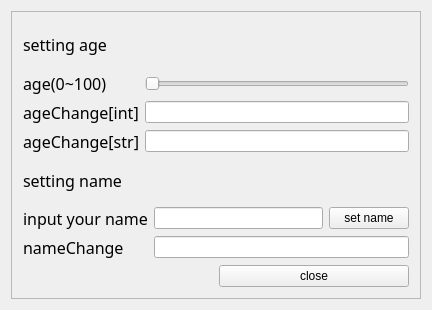
<?xml version="1.0" encoding="UTF-8"?>
<ui version="4.0">
 <class>qt</class>
 <widget class="QMainWindow" name="qt">
  <property name="geometry">
   <rect>
    <x>0</x>
    <y>0</y>
    <width>432</width>
    <height>310</height>
   </rect>
  </property>
  <property name="windowTitle">
   <string>qt</string>
  </property>
  <widget class="QWidget" name="centralWidget">
   <layout class="QGridLayout" name="gridLayout_3">
    <item row="0" column="0">
     <widget class="QFrame" name="frame">
      <property name="enabled">
       <bool>true</bool>
      </property>
      <property name="frameShape">
       <enum>QFrame::StyledPanel</enum>
      </property>
      <property name="frameShadow">
       <enum>QFrame::Raised</enum>
      </property>
      <layout class="QGridLayout" name="gridLayout_4">
       <item row="0" column="0">
        <widget class="QLabel" name="label">
         <property name="font">
          <font>
           <family>SimSun-ExtB</family>
           <pointsize>12</pointsize>
          </font>
         </property>
         <property name="text">
          <string>setting age</string>
         </property>
        </widget>
       </item>
       <item row="1" column="0" colspan="2">
        <layout class="QGridLayout" name="gridLayout_2">
         <item row="1" column="1">
          <widget class="QLineEdit" name="lineEdit"/>
         </item>
         <item row="2" column="1">
          <widget class="QLineEdit" name="lineEdit_2"/>
         </item>
         <item row="1" column="0">
          <widget class="QLabel" name="label_3">
           <property name="font">
            <font>
             <family>SimSun-ExtB</family>
             <pointsize>12</pointsize>
            </font>
           </property>
           <property name="text">
            <string>ageChange[int]</string>
           </property>
          </widget>
         </item>
         <item row="0" column="0">
          <widget class="QLabel" name="label_2">
           <property name="font">
            <font>
             <family>SimSun-ExtB</family>
             <pointsize>12</pointsize>
            </font>
           </property>
           <property name="text">
            <string>age(0~100)</string>
           </property>
          </widget>
         </item>
         <item row="2" column="0">
          <widget class="QLabel" name="label_4">
           <property name="font">
            <font>
             <family>SimSun-ExtB</family>
             <pointsize>12</pointsize>
            </font>
           </property>
           <property name="text">
            <string>ageChange[str]</string>
           </property>
          </widget>
         </item>
         <item row="0" column="1">
          <widget class="QSlider" name="SliderSetAge">
           <property name="orientation">
            <enum>Qt::Horizontal</enum>
           </property>
          </widget>
         </item>
        </layout>
       </item>
       <item row="2" column="0">
        <widget class="QLabel" name="label_5">
         <property name="font">
          <font>
           <family>SimSun-ExtB</family>
           <pointsize>12</pointsize>
          </font>
         </property>
         <property name="text">
          <string>setting name</string>
         </property>
        </widget>
       </item>
       <item row="3" column="0" colspan="2">
        <layout class="QGridLayout" name="gridLayout">
         <item row="1" column="1">
          <layout class="QHBoxLayout" name="horizontalLayout_2">
           <item>
            <widget class="QLineEdit" name="lineEdit_3"/>
           </item>
           <item>
            <widget class="QPushButton" name="btnSetName">
             <property name="text">
              <string>set name</string>
             </property>
             <property name="icon">
              <iconset resource="res.qrc">
               <normaloff>:/icons/images/check10.png</normaloff>:/icons/images/check10.png</iconset>
             </property>
             <property name="checkable">
              <bool>false</bool>
             </property>
             <property name="autoRepeatDelay">
              <number>301</number>
             </property>
            </widget>
           </item>
          </layout>
         </item>
         <item row="2" column="0">
          <widget class="QLabel" name="label_7">
           <property name="font">
            <font>
             <family>SimSun-ExtB</family>
             <pointsize>12</pointsize>
            </font>
           </property>
           <property name="text">
            <string>nameChange</string>
           </property>
          </widget>
         </item>
         <item row="1" column="0">
          <widget class="QLabel" name="label_6">
           <property name="font">
            <font>
             <family>SimSun-ExtB</family>
             <pointsize>12</pointsize>
            </font>
           </property>
           <property name="text">
            <string>input your name</string>
           </property>
          </widget>
         </item>
         <item row="2" column="1">
          <widget class="QLineEdit" name="lineEdit_4"/>
         </item>
        </layout>
       </item>
       <item row="4" column="1">
        <widget class="QPushButton" name="btnClose">
         <property name="layoutDirection">
          <enum>Qt::LeftToRight</enum>
         </property>
         <property name="text">
          <string>close</string>
         </property>
         <property name="icon">
          <iconset resource="res.qrc">
           <normaloff>:/icons/images/1225473.gif</normaloff>:/icons/images/1225473.gif</iconset>
         </property>
        </widget>
       </item>
      </layout>
     </widget>
    </item>
   </layout>
  </widget>
 </widget>
 <layoutdefault spacing="6" margin="11"/>
 <resources>
  <include location="res.qrc"/>
 </resources>
 <connections>
  <connection>
   <sender>btnClose</sender>
   <signal>clicked()</signal>
   <receiver>frame</receiver>
   <slot>close()</slot>
   <hints>
    <hint type="sourcelabel">
     <x>286</x>
     <y>288</y>
    </hint>
    <hint type="destinationlabel">
     <x>217</x>
     <y>303</y>
    </hint>
   </hints>
  </connection>
 </connections>
</ui>
